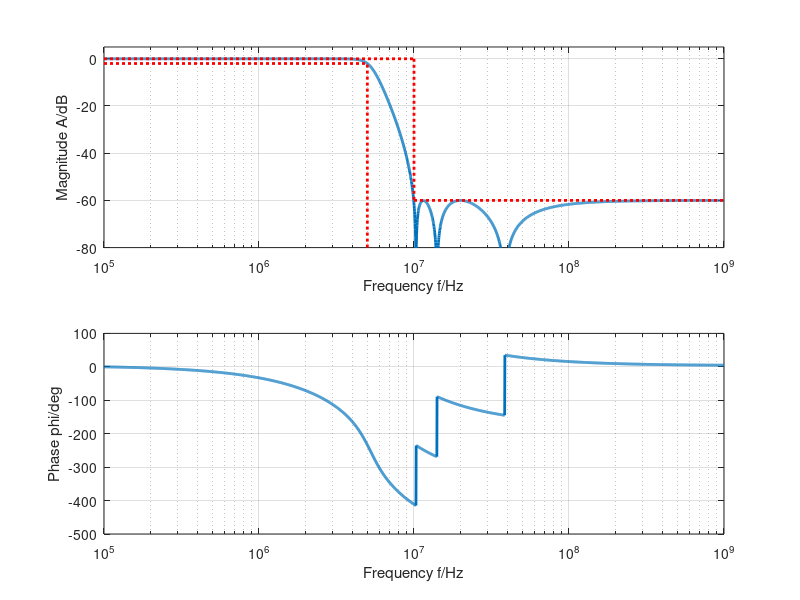
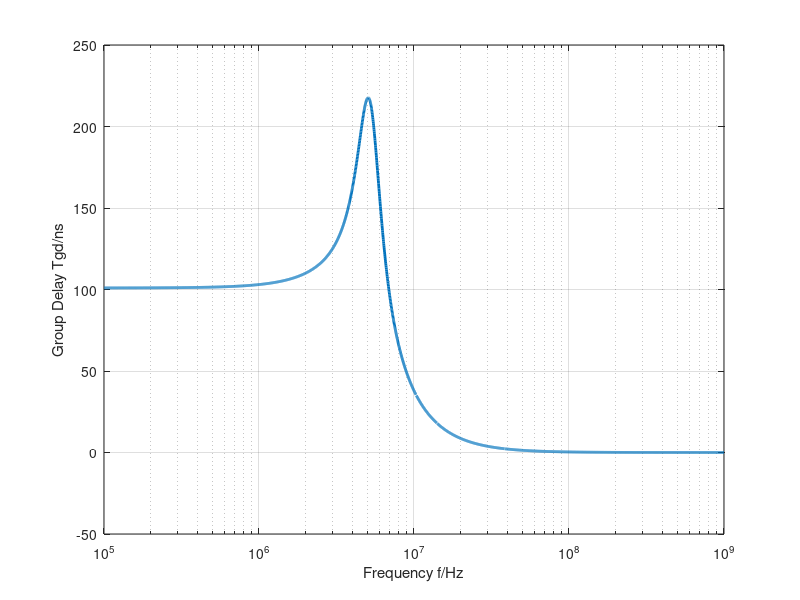
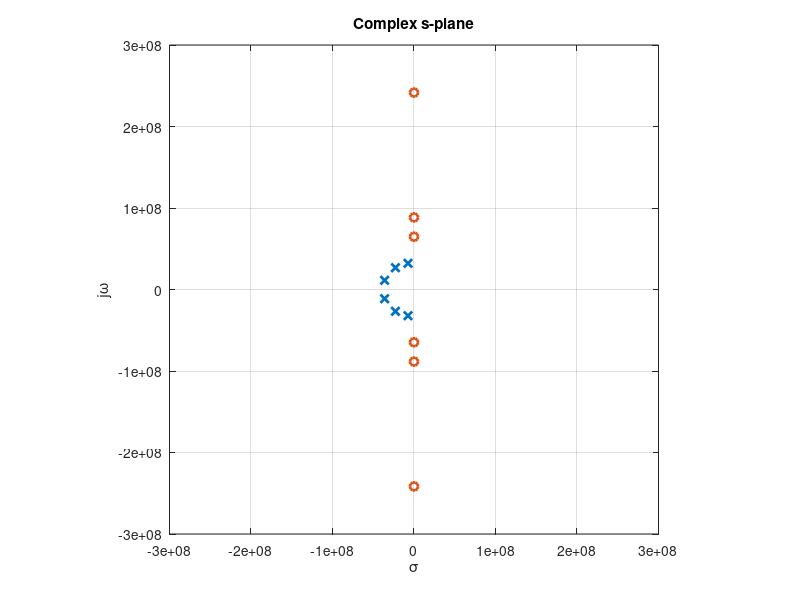
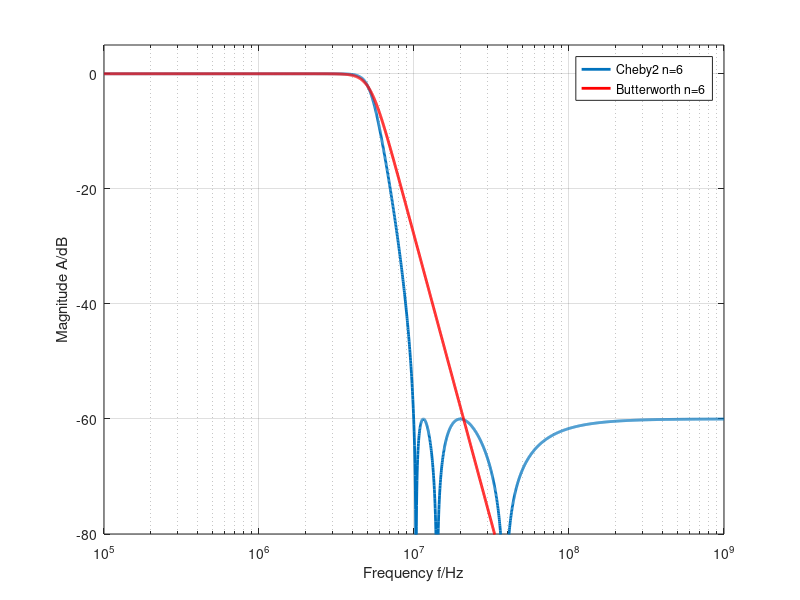

MATLAB code to generate these figures, in order:
%% Design a Chebychev-II lowpass filter
%% a)
clc; close all; clear all;
% font_size = 12;

%% For Gnu Octave load package signal
% pkg load signal

wp = 2*pi*5E6;  % 5MHz passband edge
ws = 2*pi*10E6; % 10MHz stopband edge
Rp = 2;         % Define the passband edge at -2dB 
Rs = 60;        % Specify 60dB stopband attenuation
fs = 20e6;
Ts = 1/fs;

% Find the required Chebyshev2 filter order for the given specs
[N, ws_new] = cheb2ord(wp, ws, Rp, Rs, 's'); 

% If analog option is not available, e.g. Gnu Octave
% [N, ws_new] = cheb2ord(wp/(2*pi*fs), ws/(2*pi*fs), Rp, Rs); 

fprintf(['\nThe required filter order is %d.\n'],N);

%% b)
[z, p, k] = cheby2(N,Rs,ws_new,'s');

% If analog option is not available, e.g. Gnu Octave
% [z, p, k] = cheby2(N,Rs,ws_new*(2*pi*fs),'s');

sys = zpk(z, p, k);
f = logspace(5, 9, 3000);
[mag, phase] = bode(sys, 2*pi*f);
db = 20*log10(reshape(mag, 1, length(f))); 
angle = reshape(phase, 1, length(f));

% Unwrap the phase to make the jumps consistent and shift to 0 at w=0
angle = 360*unwrap(2*pi*angle/360)/2/pi; 
angle = angle-angle(1);

% Generate the magnitude plot with annotation, phase, and group delay plots
mindB = -80; 
maxdB = 5;
figure(1)
subplot(2,1,1)
% set(gca, 'fontsize', font_size);
semilogx(f, db, 'linewidth', 2), hold on;
line([min(f) 5E6], [-2 -2], 'LineStyle', ':','LineWidth', 2, 'Color', 'r');
line([5E6 5E6], [mindB -2], 'LineStyle', ':','LineWidth', 2, 'Color', 'r');
line([min(f) 10E6], [0 0], 'LineStyle', ':','LineWidth', 2, 'Color', 'r');
line([10E6 10E6], [0 -60], 'LineStyle', ':','LineWidth', 2, 'Color', 'r');
line([10E6 f(end)], [-60 -60], 'LineStyle', ':','LineWidth', 2, 'Color', 'r');

xlabel('Frequency f/Hz') 
ylabel('Magnitude A/dB') 
axis([min(f) max(f) mindB maxdB]), grid;

subplot(2,1,2)
% set(gca, 'fontsize', font_size); 
semilogx(f, angle, 'linewidth', 2), hold on; 
xlabel('Frequency f/Hz') 
ylabel('Phase phi/deg') 
axis([min(f) max(f) -500 100]), grid;

figure(2)
% set(gca, 'fontsize', font_size);
Tgd = -1E9*diff(2*pi*angle/360)./(2*pi*diff(f));
Tgd( abs(Tgd) > 500) = NaN; % Eliminate discontinuities 
semilogx(f(2:end), Tgd, 'linewidth', 2), hold on; 
xlabel('Frequency f/Hz')
ylabel('Group Delay Tgd/ns') 
axis([min(f) max(f) -50 250]), grid;

%% c)
figure(3)
w_limit = 3E8;
% set(gca, 'fontsize', font_size); 
plot(p,'x','linewidth',2)
hold on
plot(z,'o','linewidth',2);
axis([-w_limit w_limit -w_limit w_limit]), axis square; grid;
xlabel('\sigma'), ylabel('j\omega'), title('Complex s-plane')

% Find the angle of each pole w.r.t. the negative real axis to get Q
phi = acos(-real(p)./abs(p));
Qp = 1./(2*cos(phi));
wp_locations = abs(p);
fprintf(' poles [*1e7] wp [*1e7] Qp\n\n') 
disp([p/1e7 wp_locations/1e7 Qp])

%% d)
% Check the Butterworth filter order required for the same specs.
% [N_butter, wn_butter] = buttord(wp, ws, Rp, Rs, 's');

% If analog option is not available
[N_butter, wn_butter] = buttord(wp/(2*pi*fs), ws/(2*pi*fs), Rp, Rs);

fprintf('\nThe required Butterworth filter order is %d.\n',N_butter);

%% e)
figure(4)
% set(gca, 'fontsize', font_size);
semilogx(f, db, 'linewidth', 2), hold on; 
xlabel('Frequency f/Hz')
ylabel('Magnitude A/dB') 
axis([min(f) max(f) mindB maxdB]),grid;

% From manually tweaking the passband back to 2dB at 5MHz using Rs
% [N_butter, wn_butter] = buttord(2*pi*5e6, 2*pi*10e6, 2, 33.78, 's'); 
% [z_butter, p_butter, k_butter] = butter(N_butter,wn_butter,'s');

% If analog option is not available
[N_butter, wn_butter] = buttord(5e6/fs, 10e6/fs, 2, 33.78); 
[z_butter, p_butter, k_butter] = butter(N_butter,wn_butter*(2*pi*fs),'s'); 

sys_butter = zpk(z_butter, p_butter, k_butter);
[mag_butter, phase_butter] = bode(sys_butter, 2*pi*f);
db_butter = 20*log10(reshape(mag_butter, 1, length(f))); 
semilogx(f, db_butter, 'r', 'linewidth', 2), hold on; 
legend('Cheby2 n=6','Butterworth n=6')
phi_butter = acos(-real(p_butter)./abs(p_butter)); 
Qp_butter = 1./(2*cos(phi_butter)); 
wp_locations_butter = abs(p_butter);
fprintf(' poles [*1e7] wp_butter [*1e7] Qp_butter\n\n') 
disp([p_butter/1e7 wp_locations_butter/1e7 Qp_butter])
